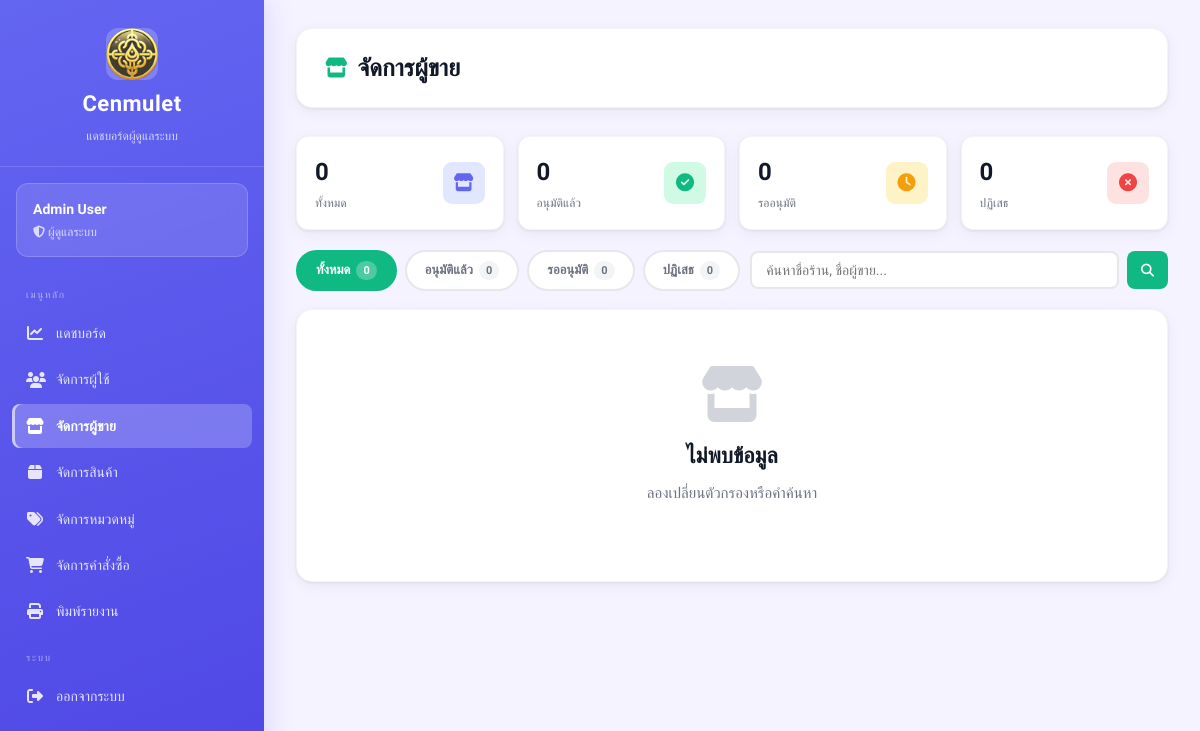
/views/admin/sellers.php (signed in), run on an earlier commit of the app's database.
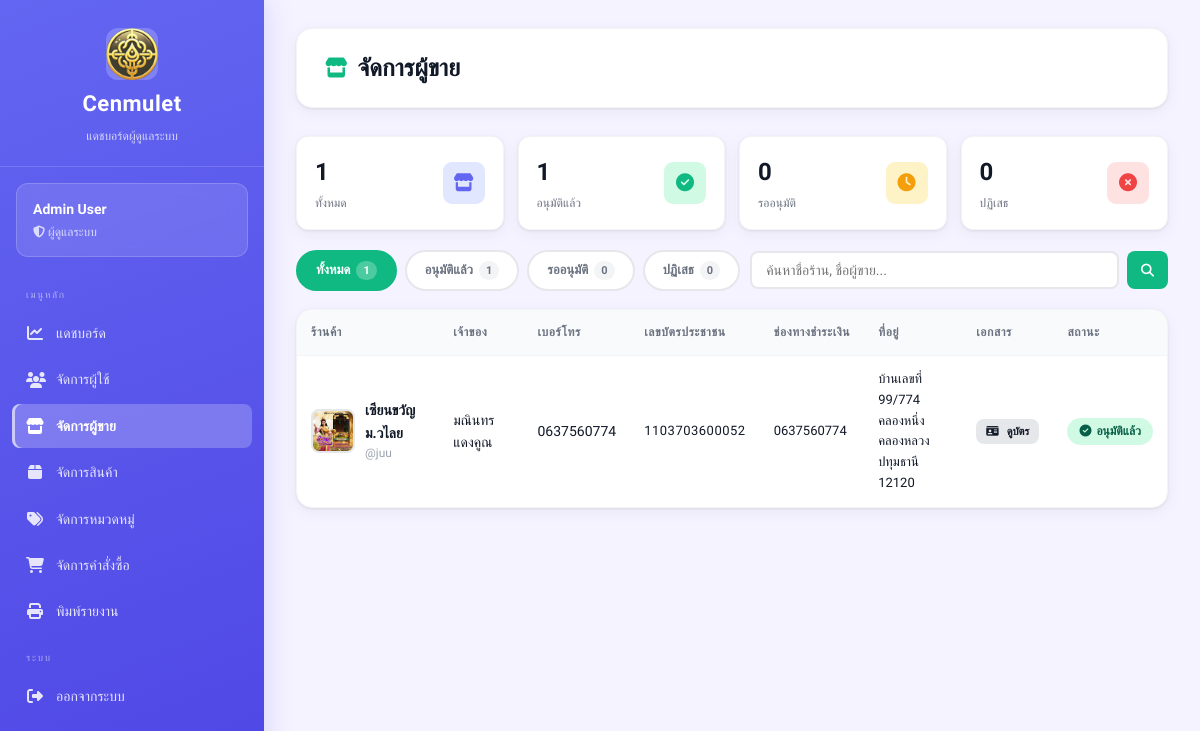
And on a later commit of the database.
### tables this page shows
CREATE TABLE sellers (
    id INTEGER PRIMARY KEY AUTOINCREMENT,
    fullname TEXT,
    store_name TEXT,
    username TEXT UNIQUE,
    password TEXT,
    address TEXT,
    img_store TEXT,
    tel TEXT,
    pay_contax TEXT,
    id_per TEXT,
    img_per TEXT,

    status TEXT DEFAULT 'pending',
    reject_reason TEXT,
    reviewed_at DATETIME
);

### views/admin/sellers.php (the view, shortened to what the changed rows need)
<?php
require_once __DIR__ . "/../../config/db.php";
$filter  = $_GET['filter'] ?? 'all';
$search  = trim($_GET['search'] ?? '');
$conditions = [];
$params     = [];
$where = $conditions ? "WHERE " . implode(" AND ", $conditions) : "";
$stmt = $db->prepare("SELECT * FROM sellers $where ORDER BY id DESC");
$stmt->execute($params);
$sellers = $stmt->fetchAll(PDO::FETCH_ASSOC);
$n_all      = $db->query("SELECT COUNT(*) FROM sellers")->fetchColumn();
$n_approved = $db->query("SELECT COUNT(*) FROM sellers WHERE status='approved'")->fetchColumn();
?>
<!DOCTYPE html>
<html lang="th">
<head>
    <link rel="stylesheet" href="/public/css/dashboard.css">
    <link rel="stylesheet" href="https://cdnjs.cloudflare.com/ajax/libs/font-awesome/6.5.1/css/all.min.css">
</head>
<body class="admin">
<div class="dashboard-container">
<?php include __DIR__ . '/_sidebar.php'; ?>
<main class="main-content">
    <div class="top-bar">
        <h1><i class="fa-solid fa-store"></i> จัดการผู้ขาย</h1>
    </div>
    <div class="stats-mini" style="margin-bottom:20px">
        <div class="stat-mini">
            <div><div class="stat-mini-value"><?php echo $n_all; ?></div><div class="stat-mini-label">ทั้งหมด</div></div>
        </div>
        <div class="stat-mini">
            <div><div class="stat-mini-value"><?php echo $n_approved; ?></div><div class="stat-mini-label">อนุมัติแล้ว</div></div>
        </div>
    </div>
    <div style="display:flex;gap:10px;flex-wrap:wrap;margin-bottom:18px;align-items:center">
        <div class="filter-tabs" style="margin-bottom:0">
            <a href="?filter=all<?php echo $search ? '&search='.urlencode($search) : ''; ?>"
               class="filter-tab <?php echo $filter==='all'      ? 'active':'' ?>">ทั้งหมด <span class="tab-count"><?php echo $n_all; ?></span></a>
            <a href="?filter=approved<?php echo $search ? '&search='.urlencode($search) : ''; ?>"
               class="filter-tab <?php echo $filter==='approved' ? 'active':'' ?>">อนุมัติแล้ว <span class="tab-count"><?php echo $n_approved; ?></span></a>
        </div>
    </div>
    <div class="card">
        <div class="table-wrapper">
        <?php if (count($sellers) > 0): ?>
        <table>
            <thead>
                <tr>
                    <th>ร้านค้า</th>
                    <th>เจ้าของ</th>
                    <th>เบอร์โทร</th>
                    <th>เลขบัตรประชาชน</th>
                    <th>ช่องทางชำระเงิน</th>
                    <th>ที่อยู่</th>
                    <th>เอกสาร</th>
                    <th>สถานะ</th>
                </tr>
            </thead>
            <tbody>
            <?php foreach ($sellers as $s): ?>
            <tr>
                <td>
                    <div style="display:flex;align-items:center;gap:10px">
                        <?php if (!empty($s['img_store'])): ?>
                        <img src="/uploads/sellers/<?php echo htmlspecialchars($s['img_store']); ?>"
                             style="width:44px;height:44px;border-radius:8px;object-fit:cover;border:2px solid #e5e7eb">
                        <?php else: ?>
                        <div class="no-image"><i class="fa-solid fa-store"></i></div>
                        <?php endif; ?>
                        <div>
                            <div style="font-weight:600"><?php echo htmlspecialchars($s['store_name']); ?></div>
                            <div style="font-size:12px;color:#9ca3af">@<?php echo htmlspecialchars($s['username']); ?></div>
                        </div>
                    </div>
                </td>
                <td><?php echo htmlspecialchars($s['fullname']); ?></td>
                <td><?php echo htmlspecialchars($s['tel']); ?></td>
                <td style="font-size:13px;letter-spacing:.5px"><?php echo htmlspecialchars($s['id_per'] ?? '-'); ?></td>
                <td style="font-size:13px"><?php echo htmlspecialchars($s['pay_contax'] ?? '-'); ?></td>
                <td style="font-size:13px;max-width:160px;word-break:break-word"><?php echo htmlspecialchars($s['address'] ?? '-'); ?></td>
                <td>
                    <?php if (!empty($s['img_per'])): ?>
                    <a href="/uploads/sellers/<?php echo htmlspecialchars($s['img_per']); ?>"
                       target="_blank" class="btn btn-sm btn-secondary" style="font-size:11px;padding:4px 10px">
                        <i class="fa-solid fa-id-card"></i> ดูบัตร
                    </a>
                    <?php else: ?>
                    <span style="color:#d1d5db;font-size:12px">ไม่มี</span>
                    <?php endif; ?>
                </td>
                <td>
                    <?php
                    $badges = [
                        'approved' => ['badge-success','fa-check-circle','อนุมัติแล้ว'],
                        'pending'  => ['badge-warning','fa-clock','รออนุมัติ'],
                        'rejected' => ['badge-danger', 'fa-times-circle','ปฏิเสธ'],
                    ];
                    [$cls,$icon,$label] = $badges[$s['status']] ?? ['badge-warning','fa-clock','ไม่ทราบ'];
                    ?>
                    <span class="badge <?php echo $cls; ?>">
                        <i class="fa-solid <?php echo $icon; ?>"></i> <?php echo $label; ?>
                    </span>
                </td>
            </tr>
            <?php endforeach; ?>
            </tbody>
        </table>
        <?php else: ?>
        <div class="empty-state">
            <i class="fa-solid fa-store"></i>
            <h2>ไม่พบข้อมูล</h2>
            <p>ลองเปลี่ยนตัวกรองหรือคำค้นหา</p>
        </div>
        <?php endif; ?>
        </div>
    </div>
</main>
</div>
</body>
</html>

What changed in the data, as far as the page shows it:
added sellers: img_store (picture), store_name "เซียนขวัญม.วไลย", username "juu", fullname "มณินทร แดงคูณ", tel "0637560774", id_per "1103703600052", pay_contax "0637560774", address "บ้านเลขที่ 99/774 คลองหนึ่ง คลองหลวง ปทุมธานี 12120", label "อนุมัติแล้ว"
Also different on the page:
$n_all: "0" → "1"
$n_approved: "0" → "1"
text no longer shown: "ไม่พบข้อมูล ลองเปลี่ยนตัวกรองหรือคำค้นหา"
text now shown: "ร้านค้า เจ้าของ เบอร์โทร เลขบัตรประชาชน ช่องทางชำระเงิน ที่อยู่ เอกสาร สถานะ"
